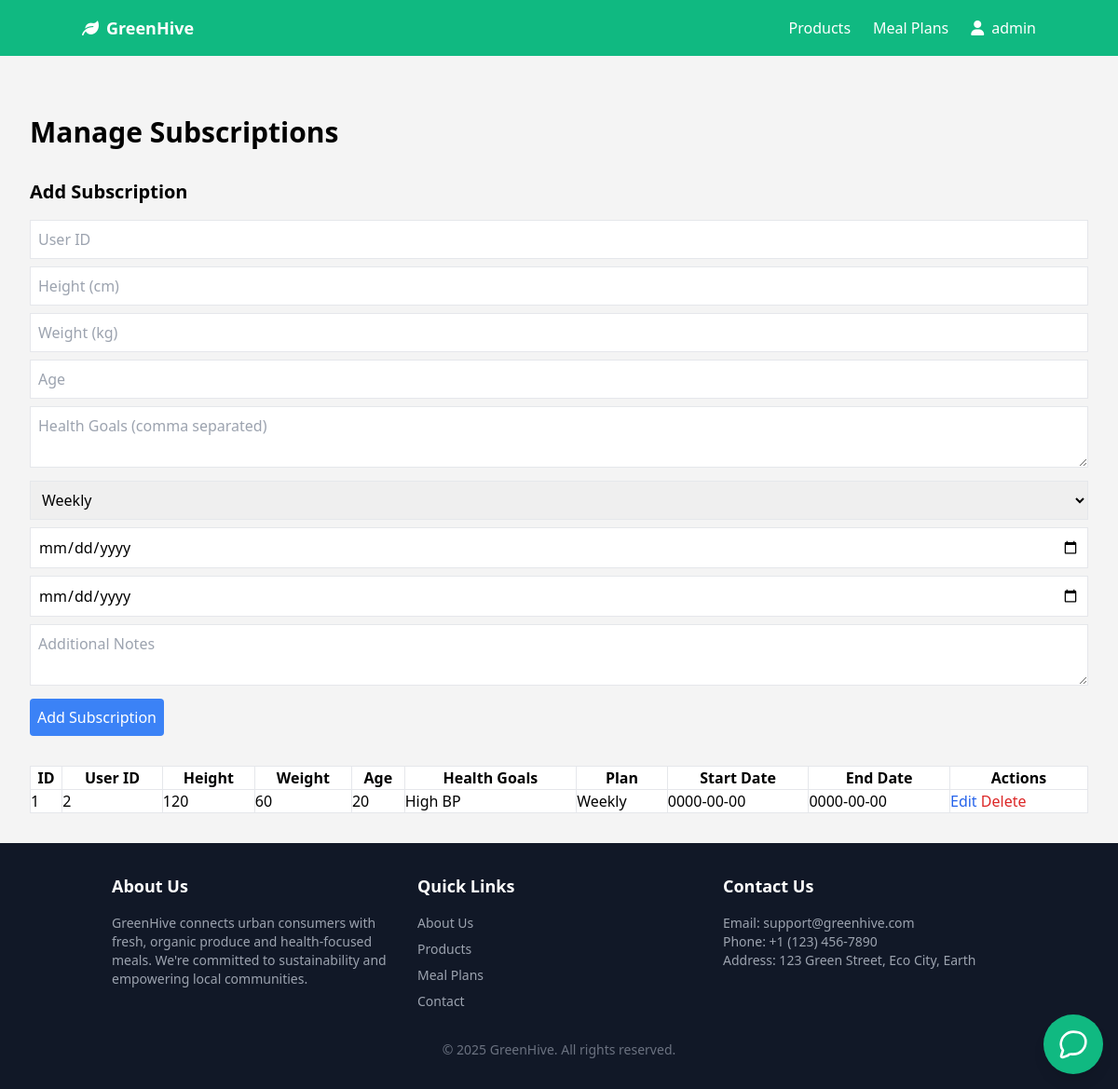
/admin/manage_subscriptions.php (signed in), run on the app's committed database.
### tables this page shows
CREATE TABLE
    IF NOT EXISTS subscriptions (
        id INT AUTO_INCREMENT PRIMARY KEY,  
        user_id INT NOT NULL,  
        height INT NOT NULL,  
        weight INT NOT NULL,  
        age INT NOT NULL,  
        health_goals TEXT NOT NULL,  
        plan ENUM ('Weekly', 'Monthly') NOT NULL,  
        start_date DATE NOT NULL,  
        end_date DATE NOT NULL,  
        notes TEXT,  
        created_at TIMESTAMP DEFAULT CURRENT_TIMESTAMP,  
        FOREIGN KEY (user_id) REFERENCES users (id) ON DELETE CASCADE  
    );

### admin/manage_subscriptions.php (the view, shortened to what this page needs)
<?php
require_once __DIR__ . '/../includes/db_connect.php';
include __DIR__ . '/../includes/header.php';
$stmt = $pdo->query("SELECT * FROM subscriptions");
$subscriptions = $stmt->fetchAll(PDO::FETCH_ASSOC);
?>
<div class="flex-1 p-8">
    <h1 class="text-3xl font-bold mb-8">Manage Subscriptions</h1>
    <form action="" method="POST" class="mb-8">
        <h2 class="text-xl font-bold mb-4"><?= isset($subscriptionToEdit) ? 'Edit Subscription' : 'Add Subscription' ?></h2>
        <input type="number" name="user_id" placeholder="User ID" required class="border p-2 mb-2 w-full" value="<?= isset($subscriptionToEdit) ? htmlspecialchars($subscriptionToEdit['user_id']) : '' ?>">
        <input type="number" name="height" placeholder="Height (cm)" required class="border p-2 mb-2 w-full" value="<?= isset($subscriptionToEdit) ? htmlspecialchars($subscriptionToEdit['height']) : '' ?>">
        <input type="number" name="weight" placeholder="Weight (kg)" required class="border p-2 mb-2 w-full" value="<?= isset($subscriptionToEdit) ? htmlspecialchars($subscriptionToEdit['weight']) : '' ?>">
        <input type="number" name="age" placeholder="Age" required class="border p-2 mb-2 w-full" value="<?= isset($subscriptionToEdit) ? htmlspecialchars($subscriptionToEdit['age']) : '' ?>">
        <textarea name="health_goals" placeholder="Health Goals (comma separated)" required class="border p-2 mb-2 w-full"><?= isset($subscriptionToEdit) ? htmlspecialchars($subscriptionToEdit['health_goals']) : '' ?></textarea>
        <select name="plan" class="border p-2 mb-2 w-full">
            <option value="Weekly" <?= (isset($subscriptionToEdit) && $subscriptionToEdit['plan'] == 'Weekly') ? 'selected' : '' ?>>Weekly</option>
        </select>
        <input type="date" name="start_date" required class="border p-2 mb-2 w-full" value="<?= isset($subscriptionToEdit) ? htmlspecialchars($subscriptionToEdit['start_date']) : '' ?>">
        <input type="date" name="end_date" required class="border p-2 mb-2 w-full" value="<?= isset($subscriptionToEdit) ? htmlspecialchars($subscriptionToEdit['end_date']) : '' ?>">
        <textarea name="notes" placeholder="Additional Notes" class="border p-2 mb-2 w-full"><?= isset($subscriptionToEdit) ? htmlspecialchars($subscriptionToEdit['notes']) : '' ?></textarea>
        <button type="submit" name="<?= isset($subscriptionToEdit) ? 'update_subscription' : 'add_subscription' ?>" class="bg-blue-500 text-white p-2 rounded"><?= isset($subscriptionToEdit) ? 'Update Subscription' : 'Add Subscription' ?></button>
    </form>
    <table class="min-w-full bg-white border">
        <thead>
            <tr>
                <th class="border">ID</th>
                <th class="border">User ID</th>
                <th class="border">Height</th>
                <th class="border">Weight</th>
                <th class="border">Age</th>
                <th class="border">Health Goals</th>
                <th class="border">Plan</th>
                <th class="border">Start Date</th>
                <th class="border">End Date</th>
                <th class="border">Actions</th>
            </tr>
        </thead>
        <tbody>
            <?php foreach ($subscriptions as $subscription): ?>
                <tr>
                    <td class="border"><?= $subscription['id'] ?></td>
                    <td class="border"><?= htmlspecialchars($subscription['user_id']) ?></td>
                    <td class="border"><?= htmlspecialchars($subscription['height']) ?></td>
                    <td class="border"><?= htmlspecialchars($subscription['weight']) ?></td>
                    <td class="border"><?= htmlspecialchars($subscription['age']) ?></td>
                    <td class="border"><?= htmlspecialchars($subscription['health_goals']) ?></td>
                    <td class="border"><?= htmlspecialchars($subscription['plan']) ?></td>
                    <td class="border"><?= htmlspecialchars($subscription['start_date']) ?></td>
                    <td class="border"><?= htmlspecialchars($subscription['end_date']) ?></td>
                    <td class="border">
                        <a href="?edit_subscription=<?= $subscription['id'] ?>" class="text-blue-600">Edit</a>
                        <a href="?delete_subscription=<?= $subscription['id'] ?>" class="text-red-600" onclick="return confirm('Are you sure?')">Delete</a>
                    </td>
                </tr>
            <?php endforeach; ?>
        </tbody>
    </table>
</div>
<?php include __DIR__ . '/../includes/footer.php'; ?>

### assets/css/style.css (style rules this page uses)
* { margin: 0; padding: 0; box-sizing: border-box; }
body { font-family: Arial, sans-serif; line-height: 1.6; background-color: #f4f4f4; }

### data on the page
subscriptions: id "1", user "2", height "120", weight "60", age "20", health_goals "High BP", plan "Weekly", start_date "0000-00-00", end_date "0000-00-00"

### other printed values
$_SESSION['user_name'] "admin"
